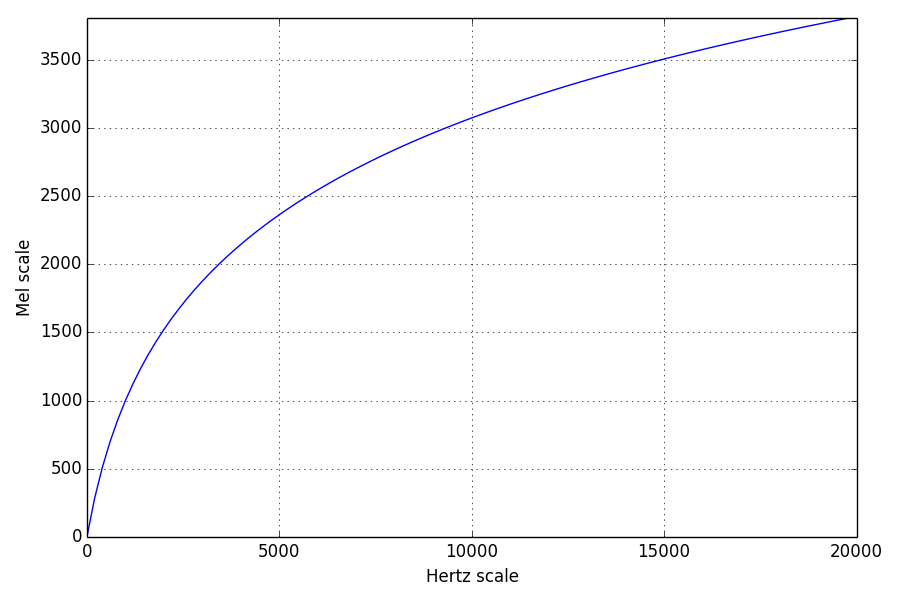

Generate this figure with Python:
import numpy as np
import matplotlib.pyplot as plt
from scipy.signal import get_window

f = 20000.0 * np.arange(0,100)/100.0
m = 2595 * np.log10(1+f/700)


plt.figure(1, figsize=(9, 6))
plt.plot(f, m)
plt.grid()
plt.axis([0, 20000, min(m), max(m)])
plt.xlabel('Hertz scale')
plt.ylabel('Mel scale')

plt.tight_layout()
plt.savefig('mel-scale.png')
plt.show()
